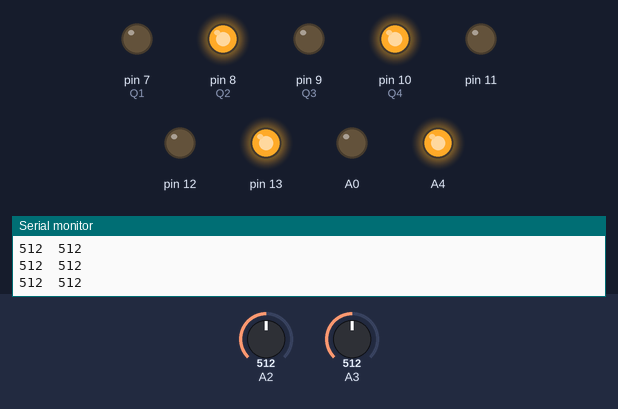
A sketch run on a simulated Arduino Uno, built with avr-gcc and run on an emulated ATmega328P. Shown: output pins drawn as LEDs (lit = HIGH), the last lines printed to the serial monitor. The inputs (shaded band) are chosen by the test bench; at power-on: A3 = 512, A2 = 512.

Above: at 1.2 s.
1.3 s: A3 set to 412
4.3 s: A3 set to 383
At 5.2 s:
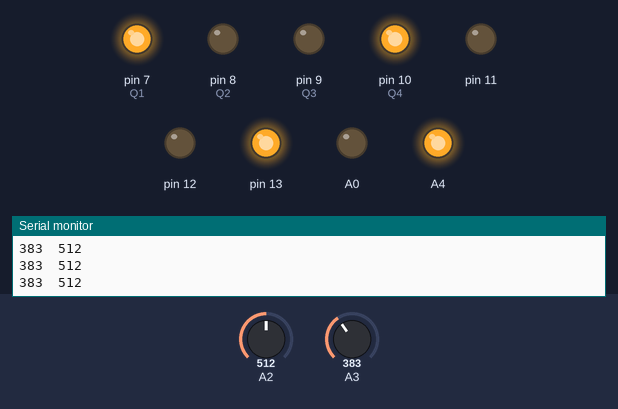
5.8 s: A2 set to 418
7.3 s: A2 set to 388
At 7.7 s:
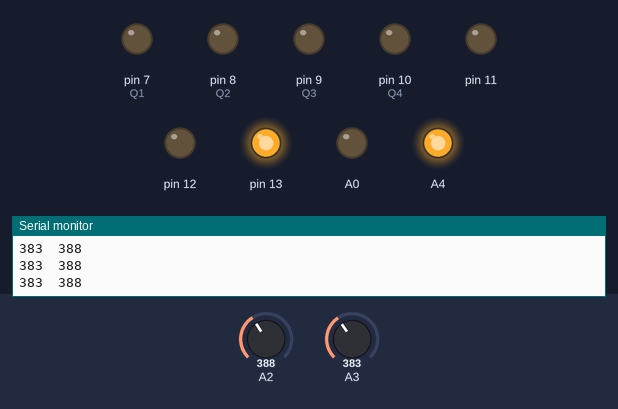
8.8 s: A3 set to 352
10.3 s: A3 set to 324
At 11.0 s:
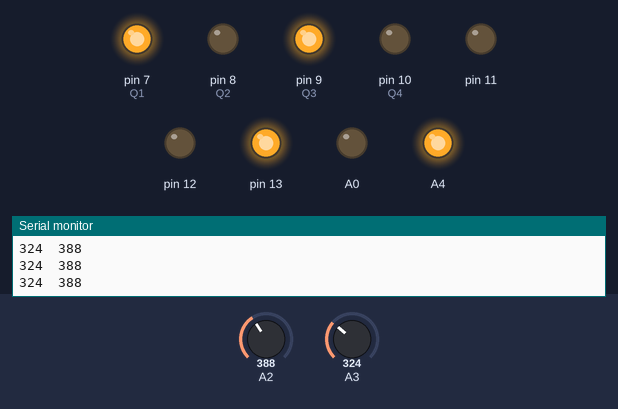
Timing chart, 0 to 12.8 s (numbered marks = the images above; inputs shaded):
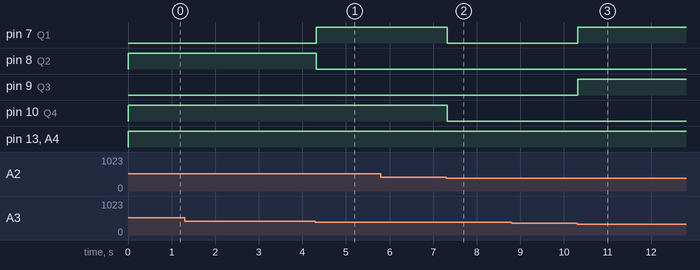

The sketch:

Transmitter.ino
```cpp
void setup() {
  // put your setup code here, to run once:
 pinMode(8,OUTPUT);
 pinMode(9,OUTPUT);
 pinMode(10,OUTPUT);
 pinMode(11,OUTPUT);
 pinMode(12,OUTPUT);
 pinMode(13,OUTPUT);
 pinMode(7,OUTPUT);

 pinMode(A0,OUTPUT);
 pinMode(A1,INPUT);
 pinMode(A2,INPUT);
 pinMode(A3,INPUT);
 pinMode(A4,OUTPUT);
 Serial.begin(9600);


}
 int Q1=7;
 int Q2=8;
 int Q3=9;
 int Q4=10;
void loop() {
  // put your main code here, to run repeatedly:

 digitalWrite(13,HIGH);
 digitalWrite(12,LOW);
 digitalWrite(A4,HIGH);
 digitalWrite(A0,LOW);
 int x=analogRead(A3);
 int y=analogRead(A2);
 Serial.print(x);
 Serial.print('\t');
 Serial.println(y);

  if(x<340)      // Change the value for adjusting sensitivity
      forward();
  else if(x>400) // Change the value for adjusting sensitivity
      backward();
  else if(y>400) // Change the value for adjusting sensitivity
      right();
  else if(y<340) // Change the value for adjusting sensitivity
      left();
  else
      stop_();
}
  void stop_()
{
//  Serial.println("");
//  Serial.println("STOP");
  digitalWrite(Q1,LOW);
  digitalWrite(Q2,LOW);
  digitalWrite(Q3,LOW);
  digitalWrite(Q4,LOW);
}
void forward()
{
//  Serial.println("");
//  Serial.println("Forward");
  digitalWrite(Q1,HIGH);
  digitalWrite(Q2,LOW);
  digitalWrite(Q3,HIGH);
  digitalWrite(Q4,LOW);
}
void backward()
{
//  Serial.println("");
//  Serial.println("Backward");
  digitalWrite(Q1,LOW);
  digitalWrite(Q2,HIGH);
  digitalWrite(Q3,LOW);
  digitalWrite(Q4,HIGH);
}
void left()
{
//  Serial.println("");
//  Serial.println("Left");
  digitalWrite(Q1,LOW);
  digitalWrite(Q2,HIGH);
  digitalWrite(Q3,HIGH);
  digitalWrite(Q4,LOW);
}
void right()
{
//  Serial.println("");
//  Serial.println("Right");
  digitalWrite(Q1,HIGH);
  digitalWrite(Q2,LOW);
  digitalWrite(Q3,LOW);
  digitalWrite(Q4,HIGH);
}
```

Measured:
- the behaviour switches between 401 and 400 on A3 (found by bisection; images 0 and 1)
- the behaviour switches between 401 and 400 on A2 (found by bisection; images 1 and 2)
- the behaviour switches between 340 and 339 on A3 (found by bisection; images 2 and 3)
- after the input at 4.3 s, pin 7 (Q1): LOW → HIGH at once; pin 8 (Q2): HIGH → LOW at once
- after the input at 7.3 s, pin 7 (Q1), pin 10 (Q4): HIGH → LOW at once
- after the input at 10.3 s, pin 7 (Q1), pin 9 (Q3): LOW → HIGH at once
